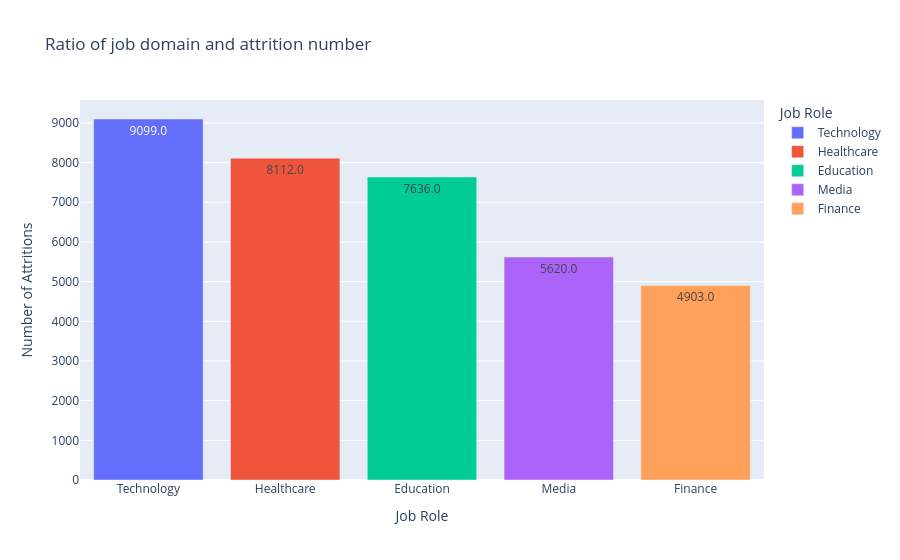

Source (notebook cell):
### Code cell
d = df[df['attrition']=='Left'].groupby('job_role')['attrition'].count().sort_values(ascending=False).reset_index(name='attrition_number')

fig = px.bar(
    d, 
    x='job_role',
    y='attrition_number',
    title='Ratio of job domain and attrition number',
    labels={'job_role': 'Job Role', 'attrition_number': 'Number of Attritions'},
    text_auto='.1f',
    color='job_role'
)

fig.show()

### Figure 1 — Plotly figure (JSON) as saved in the notebook; plotly's stock layout.template omitted (floating-point values rounded to 4 significant figures)
{"data": [{"hovertemplate": "Job Role=%{x}<br>Number of Attritions=%{y}<extra></extra>", "legendgroup": "Technology", "marker": {"color": "#636efa", "pattern": {"shape": ""}}, "name": "Technology", "orientation": "v", "showlegend": true, "textposition": "auto", "texttemplate": "%{y:.1f}", "type": "bar", "x": ["Technology"], "xaxis": "x", "y": [9099], "yaxis": "y"}, {"hovertemplate": "Job Role=%{x}<br>Number of Attritions=%{y}<extra></extra>", "legendgroup": "Healthcare", "marker": {"color": "#EF553B", "pattern": {"shape": ""}}, "name": "Healthcare", "orientation": "v", "showlegend": true, "textposition": "auto", "texttemplate": "%{y:.1f}", "type": "bar", "x": ["Healthcare"], "xaxis": "x", "y": [8112], "yaxis": "y"}, {"hovertemplate": "Job Role=%{x}<br>Number of Attritions=%{y}<extra></extra>", "legendgroup": "Education", "marker": {"color": "#00cc96", "pattern": {"shape": ""}}, "name": "Education", "orientation": "v", "showlegend": true, "textposition": "auto", "texttemplate": "%{y:.1f}", "type": "bar", "x": ["Education"], "xaxis": "x", "y": [7636], "yaxis": "y"}, {"hovertemplate": "Job Role=%{x}<br>Number of Attritions=%{y}<extra></extra>", "legendgroup": "Media", "marker": {"color": "#ab63fa", "pattern": {"shape": ""}}, "name": "Media", "orientation": "v", "showlegend": true, "textposition": "auto", "texttemplate": "%{y:.1f}", "type": "bar", "x": ["Media"], "xaxis": "x", "y": [5620], "yaxis": "y"}, {"hovertemplate": "Job Role=%{x}<br>Number of Attritions=%{y}<extra></extra>", "legendgroup": "Finance", "marker": {"color": "#FFA15A", "pattern": {"shape": ""}}, "name": "Finance", "orientation": "v", "showlegend": true, "textposition": "auto", "texttemplate": "%{y:.1f}", "type": "bar", "x": ["Finance"], "xaxis": "x", "y": [4903], "yaxis": "y"}], "layout": {"barmode": "relative", "legend": {"title": {"text": "Job Role"}, "tracegroupgap": 0}, "title": {"text": "Ratio of job domain and attrition number"}, "xaxis": {"anchor": "y", "categoryarray": ["Technology", "Healthcare", "Education", "Media", "Finance"], "categoryorder": "array", "domain": [0, 1], "title": {"text": "Job Role"}}, "yaxis": {"anchor": "x", "domain": [0, 1], "title": {"text": "Number of Attritions"}}}}
